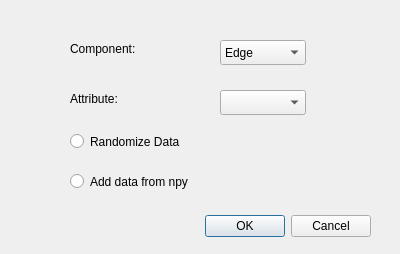
<?xml version="1.0" encoding="UTF-8"?>
<ui version="4.0">
 <class>Dialog</class>
 <widget class="QDialog" name="Dialog">
  <property name="geometry">
   <rect>
    <x>0</x>
    <y>0</y>
    <width>400</width>
    <height>254</height>
   </rect>
  </property>
  <property name="windowTitle">
   <string>Dialog</string>
  </property>
  <widget class="QDialogButtonBox" name="buttonBox">
   <property name="geometry">
    <rect>
     <x>30</x>
     <y>210</y>
     <width>341</width>
     <height>32</height>
    </rect>
   </property>
   <property name="orientation">
    <enum>Qt::Horizontal</enum>
   </property>
   <property name="standardButtons">
    <set>QDialogButtonBox::Cancel|QDialogButtonBox::Ok</set>
   </property>
  </widget>
  <widget class="QRadioButton" name="randomizeButton">
   <property name="geometry">
    <rect>
     <x>70</x>
     <y>130</y>
     <width>141</width>
     <height>23</height>
    </rect>
   </property>
   <property name="text">
    <string>Randomize Data</string>
   </property>
  </widget>
  <widget class="QRadioButton" name="addFileButton">
   <property name="geometry">
    <rect>
     <x>70</x>
     <y>170</y>
     <width>161</width>
     <height>23</height>
    </rect>
   </property>
   <property name="text">
    <string>Add data from npy</string>
   </property>
  </widget>
  <widget class="QLabel" name="label_1">
   <property name="geometry">
    <rect>
     <x>70</x>
     <y>40</y>
     <width>91</width>
     <height>17</height>
    </rect>
   </property>
   <property name="text">
    <string>Component:</string>
   </property>
  </widget>
  <widget class="QComboBox" name="componentComboBox">
   <property name="geometry">
    <rect>
     <x>220</x>
     <y>40</y>
     <width>86</width>
     <height>25</height>
    </rect>
   </property>
   <item>
    <property name="text">
     <string>Edge</string>
    </property>
   </item>
   <item>
    <property name="text">
     <string>Vertex</string>
    </property>
   </item>
  </widget>
  <widget class="QLabel" name="label_2">
   <property name="geometry">
    <rect>
     <x>70</x>
     <y>90</y>
     <width>91</width>
     <height>17</height>
    </rect>
   </property>
   <property name="text">
    <string>Attribute:</string>
   </property>
  </widget>
  <widget class="QComboBox" name="attributeComboBox">
   <property name="geometry">
    <rect>
     <x>220</x>
     <y>90</y>
     <width>86</width>
     <height>25</height>
    </rect>
   </property>
  </widget>
 </widget>
 <resources/>
 <connections>
  <connection>
   <sender>buttonBox</sender>
   <signal>accepted()</signal>
   <receiver>Dialog</receiver>
   <slot>accept()</slot>
   <hints>
    <hint type="sourcelabel">
     <x>248</x>
     <y>254</y>
    </hint>
    <hint type="destinationlabel">
     <x>157</x>
     <y>274</y>
    </hint>
   </hints>
  </connection>
  <connection>
   <sender>buttonBox</sender>
   <signal>rejected()</signal>
   <receiver>Dialog</receiver>
   <slot>reject()</slot>
   <hints>
    <hint type="sourcelabel">
     <x>316</x>
     <y>260</y>
    </hint>
    <hint type="destinationlabel">
     <x>286</x>
     <y>274</y>
    </hint>
   </hints>
  </connection>
 </connections>
</ui>
